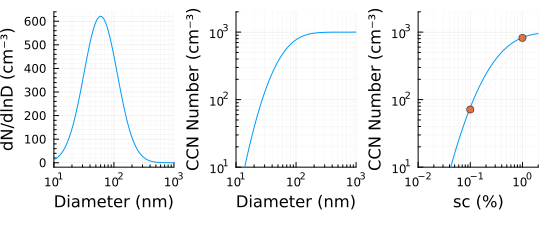

Generate this figure with Python:
import numpy as np
import matplotlib.pyplot as plt
from pyrcel import AerosolSpecies, ParcelModel, Lognorm, binned_activation

# Define the log-normal distribution function
def md(A, x):
    return A[0] / (np.sqrt(2 * np.pi) * np.log(A[2])) * np.exp(-(np.log(x / A[1]))**2 / (2 * np.log(A[2])**2))

# Define the function to sum contributions of multiple log-normal distributions
def logn(A, x):
    return sum(md(a, x) for a in A)

# Define the surface tension of water as a function of temperature
def sigma_w(T):
    return 0.0761 - 1.55e-4 * (T - 273.15)

# Set the temperature in Kelvin
T = 280.01

# Calculate the coefficient used in Köhler theory
Acoeff = (4.0 * 0.018 * sigma_w(T)) / (8.315 * T * 997.0)

# Define the critical supersaturation function
def Sc(Dd, kappa):
    return ((4.0 * (Acoeff)**3.0) / (27.0 * Dd**3 * kappa))**0.5

# Define the supersaturation percentage function
def sc(Dd, kappa):
    return (np.exp(Sc(Dd, kappa)) - 1) * 100

# Set the hygroscopicity parameter
kappa = 0.5

# Define parameters for an aerosol mode
p = [1000.0, 60.0, 1.9]

# Create an aerosol mode object
p1 = AerosolSpecies('m1', distribution=Lognorm(mu=p[1] / 2000, sigma=p[2], N=p[0]), kappa=kappa, bins=100)


# Create an array of aerosol modes
aerosol = [p1]

# Define an array of updraft velocities
ws = [5.0]

# Run the pyrcel model for each updraft velocity
out1 = []
for w in ws:
    model = ParcelModel(aerosol, w, 280.0, -0.02, 1000e2, accom=1.0, console=False)
    parcel_trace, aer_out = model.run(t_end=100.0 / w, output_dt=1.0 / w, solver="cvode", output="dataframes", terminate=True)
    
    Smax = max(parcel_trace['S']) * 100.0
    T_final = parcel_trace['T'].values[-1]
    CDNC = 0
    N01 = 0
    N1 = 0
    Nt = 0
    for i, (_, atrace) in enumerate(aer_out.items()):
        this_total_N = aerosol[i].total_N
        Nt += this_total_N
        f, _, _, _ = binned_activation(Smax / 100.0, T_final, atrace.iloc[-1], aerosol[i])
        CDNC += f * this_total_N
        f, _, _, _ = binned_activation(0.1 / 100.0, T_final, atrace.iloc[-1], aerosol[i])
        N01 += f * this_total_N
        f, _, _, _ = binned_activation(1.0 / 100.0, T_final, atrace.iloc[-1], aerosol[i])
        N1 += f * this_total_N
    out1.append((Smax, CDNC, N01, N1, Nt))

# Extract the maximum supersaturation values
Smax1 = [x[0] for x in out1]

# Extract the cloud droplet number concentration (CDNC) values
CDNC1 = [x[1] for x in out1]

# Extract specific outputs from the first result
N01_1, N1_1, Nt_1 = out1[0][2], out1[0][3], out1[0][4]

# Wrap the aerosol parameters in an array
A = [p]

# Define the edges of diameter bins in nanometers
Dedge = np.logspace(np.log10(10), np.log10(10000), 100)

# Calculate the logarithmic width of each diameter bin
ΔlnD = np.log(Dedge[1:] / Dedge[:-1])

# Calculate the geometric mean diameter for each bin
Dmid = np.sqrt(Dedge[:-1] * Dedge[1:])

# Calculate the number distribution function for each diameter bin
dNdlnDp = np.array([logn(A, D) for D in Dmid])

# Calculate the total number concentration by summing over all bins
N = dNdlnDp * ΔlnD
total = np.sum(N)

# Calculate the critical supersaturation for each diameter bin
ss = np.array([sc(Dd * 1e-9, kappa) for Dd in Dmid])

# Calculate the cumulative number concentration from the largest to smallest bin
cumulative = np.array([np.sum(N[i:]) for i in range(len(N))])

# Create the first plot: number distribution vs. diameter
plt.figure(figsize=(15, 5))
plt.subplot(1, 3, 1)
plt.plot(Dmid, dNdlnDp)
plt.xscale("log")
plt.xlim([10, 1000])
plt.xlabel("Diameter (nm)")
plt.ylabel("dN/dlnD (cm⁻³)")
plt.grid(which="both", linestyle="--", linewidth=0.5)

# Create the second plot: CCN number vs. diameter
plt.subplot(1, 3, 2)
plt.plot(Dmid, p[0] - cumulative)
plt.xscale("log")
plt.yscale("log")
plt.xlim([10, 1000])
plt.ylim([10, 2000])
plt.xlabel("Diameter (nm)")
plt.ylabel("CCN Number (cm⁻³)")
plt.grid(which="both", linestyle="--", linewidth=0.5)

# Create the third plot: CCN number vs. critical supersaturation
plt.subplot(1, 3, 3)
plt.plot(ss, cumulative)
plt.scatter([0.1, 1.0], [N01_1, N1_1], color="red")
plt.xscale("log")
plt.yscale("log")
plt.xlim([0.01, 2.0])
plt.ylim([10, 2000])
plt.xlabel("sc (%)")
plt.ylabel("CCN Number (cm⁻³)")
plt.grid(which="both", linestyle="--", linewidth=0.5)

# Save the combined plot to a file
plt.tight_layout()
plt.savefig("testparcel.png")
